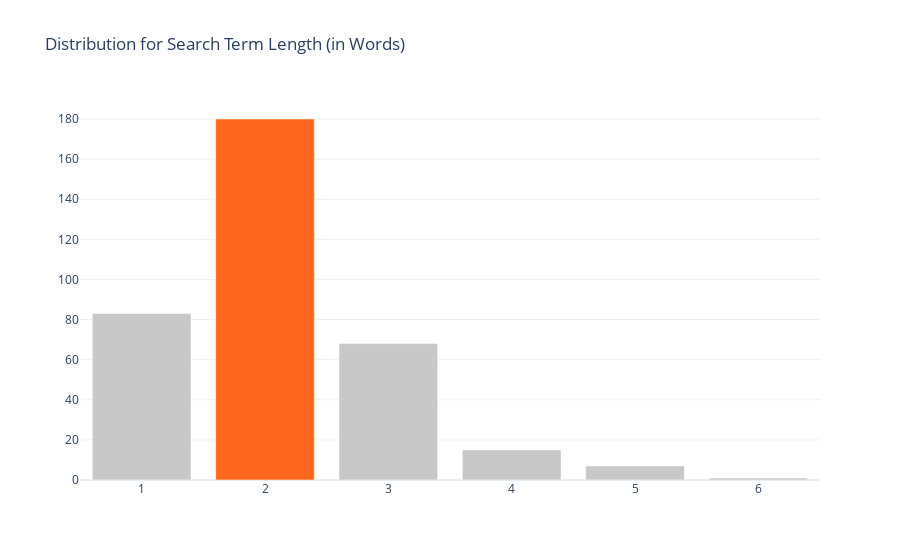

The notebook cell this image was saved under:
### Code cell
#Average amount of words per search term
#view distribution of views
term_len = pd.DataFrame(search_imp['Search_term'].str.split().apply(len).value_counts().sort_index().reset_index())
term_len.rename(columns={'index':'Word Length','Search_term': 'Count'}, inplace=True)

color = ['rgb(200,200,200)'] *6
color[1] = 'rgb(255,103,31)'

fig = go.Figure(go.Bar(x=term_len['Word Length'], y=term_len['Count'],
                  
                    marker_color=color),
               go.Layout(title = 'Distribution for Search Term Length (in Words)'
               ))

fig.show()

### Figure 1 — Plotly figure (JSON) as saved in the notebook; plotly's stock layout.template omitted (floating-point values rounded to 4 significant figures)
{"data": [{"marker": {"color": ["rgb(200,200,200)", "rgb(255,103,31)", "rgb(200,200,200)", "rgb(200,200,200)", "rgb(200,200,200)", "rgb(200,200,200)"]}, "type": "bar", "x": [1, 2, 3, 4, 5, 6], "y": [83, 180, 68, 15, 7, 1]}], "layout": {"title": {"text": "Distribution for Search Term Length (in Words)"}}}
